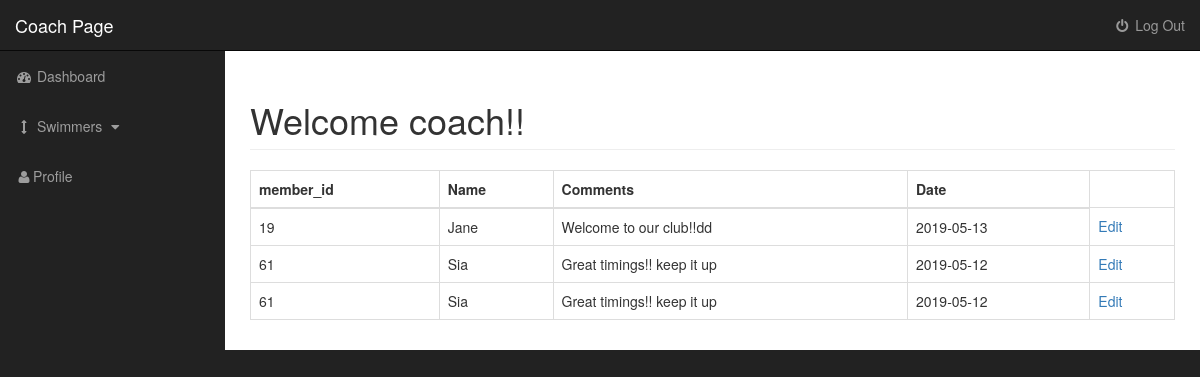
/coach/users.php, run on the app's committed database.
### tables this page shows
CREATE TABLE `comment_box` (
  `id` int(11) NOT NULL,
  `member_id` int(11) NOT NULL,
  `name` varchar(255) NOT NULL,
  `comments` varchar(255) NOT NULL,
  `date_posted` date NOT NULL
);

### coach/includes/view_all_users.php (the view, shortened to what this page needs)
<table class = "table table-bordered table-hover">
                          <thead>
                              <tr>
                                  <th>member_id</th>
                                  <th>Name</th>
                                  <th>Comments</th>
                                  <th>Date</th>
                              </tr>
                          </thead>
                          <tbody>
                             <?php
                           $query = "SELECT * FROM comment_box";
                           $select_members = mysqli_query($connection,$query);
                             while($row = mysqli_fetch_assoc($select_members)){
                             $member_id = $row['member_id'];
                             $name = $row['name'];
                             $comments = $row['comments'];
                             $date_posted = $row['date_posted'];
                              echo "<tr>" ;
                              echo "<td>$member_id</td>";
                              echo "<td>$name</td>";
                              echo "<td>$comments</td>";
                              echo "<td>$date_posted</td>";
                              echo "<td><a href='users.php?source=edit_user&edit_user={$member_id}'>Edit</a></td>";
                              echo "</tr>" ;
                             }
                             ?>
                          </tbody>
                      </table>

### coach/css/sb-admin.css (style rules this page uses)
body { margin-top: 100px; background-color: #222; }
@media (min-width:768px) { body { margin-top: 50px; } }

### data on the page
comment_box: member "19", name "Jane", comments "Welcome to our club!!dd", date_posted "2019-05-13"
comment_box: member "61", name "Sia", comments "Great timings!! keep it up", date_posted "2019-05-12"
comment_box: member "61", name "Sia", comments "Great timings!! keep it up", date_posted "2019-05-12"
